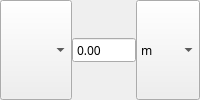
        <widget class="QFrame" name="frameHeightTo">
         <property name="frameShape">
          <enum>QFrame::NoFrame</enum>
         </property>
         <property name="frameShadow">
          <enum>QFrame::Raised</enum>
         </property>
         <layout class="QHBoxLayout" name="horizontalLayout_13">
          <property name="spacing">
           <number>0</number>
          </property>
          <property name="leftMargin">
           <number>0</number>
          </property>
          <property name="topMargin">
           <number>0</number>
          </property>
          <property name="rightMargin">
           <number>0</number>
          </property>
          <property name="bottomMargin">
           <number>0</number>
          </property>
          <item>
           <widget class="QComboBox" name="comboHeightTo">
            <property name="sizePolicy">
             <sizepolicy hsizetype="Preferred" vsizetype="Preferred">
              <horstretch>0</horstretch>
              <verstretch>0</verstretch>
             </sizepolicy>
            </property>
            <property name="font">
             <font>
              <family>Courier 10 Pitch</family>
             </font>
            </property>
            <property name="sizeAdjustPolicy">
             <enum>QComboBox::AdjustToContents</enum>
            </property>
           </widget>
          </item>
          <item>
           <widget class="LSADoubleSpinBox" name="doubleHeightToValue">
            <property name="font">
             <font>
              <family>Courier 10 Pitch</family>
             </font>
            </property>
            <property name="buttonSymbols">
             <enum>QAbstractSpinBox::NoButtons</enum>
            </property>
            <property name="singleStep">
             <double>0.000000000000000</double>
            </property>
           </widget>
          </item>
          <item>
           <widget class="QComboBox" name="comboHeightToUnits">
            <property name="sizePolicy">
             <sizepolicy hsizetype="Preferred" vsizetype="Preferred">
              <horstretch>0</horstretch>
              <verstretch>0</verstretch>
             </sizepolicy>
            </property>
            <property name="maximumSize">
             <size>
              <width>75</width>
              <height>16777215</height>
             </size>
            </property>
            <property name="font">
             <font>
              <family>Courier 10 Pitch</family>
             </font>
            </property>
            <item>
             <property name="text">
              <string>m</string>
             </property>
            </item>
            <item>
             <property name="text">
              <string>cm</string>
             </property>
            </item>
            <item>
             <property name="text">
              <string>ft</string>
             </property>
            </item>
           </widget>
          </item>
         </layout>
        </widget>
